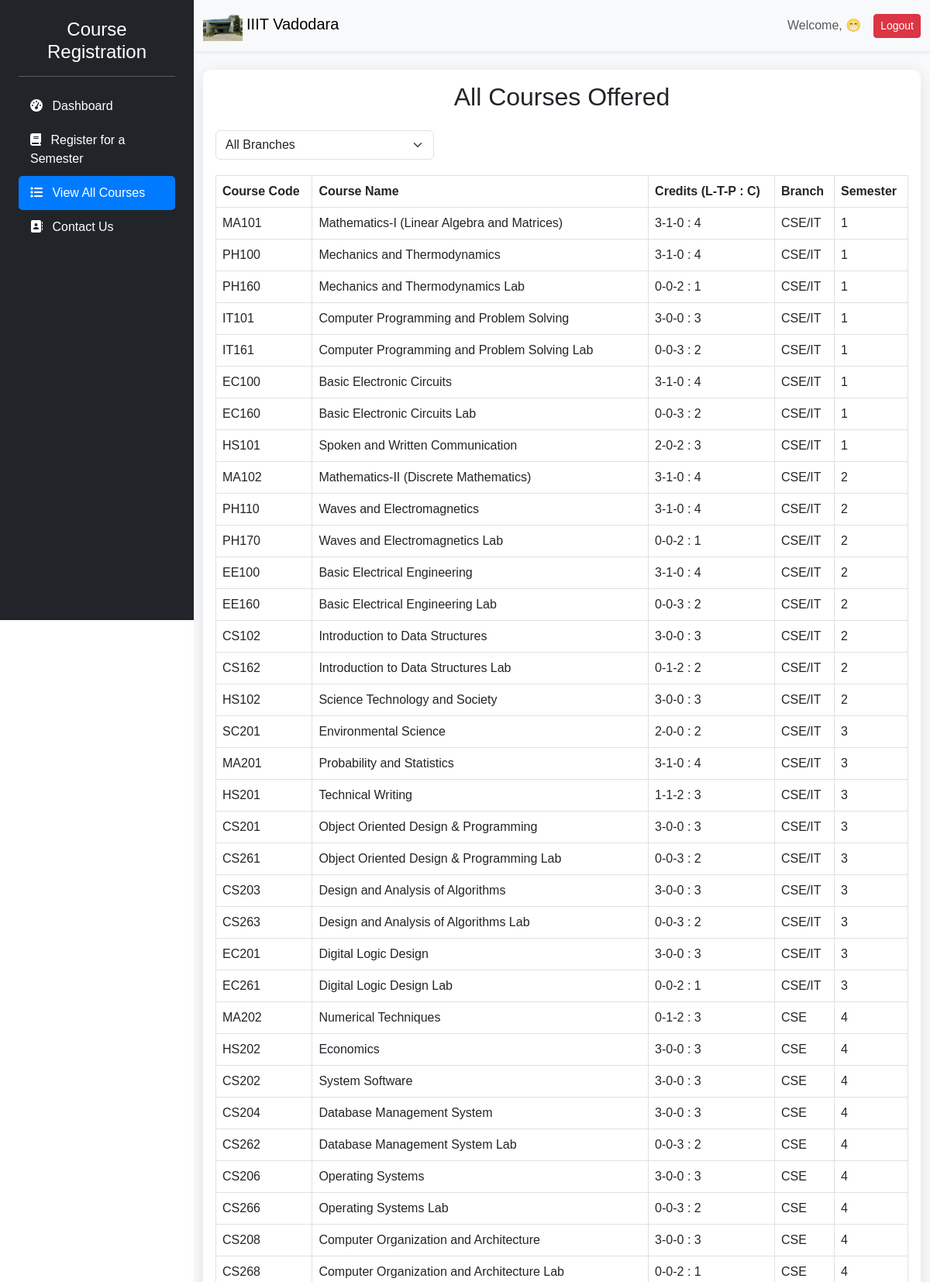
The page /accounts/all_courses/ (upper part) on the database its author committed.
### course_registration/models.py (models this page shows, shortened)
class Course(models.Model):
    BRANCH_CHOICES = [
        ("CSE", "Computer Science"),
        ("IT", "Information Technology"),
        ("CSE/IT", "Computer Science or Information Technology"),
    ]
    semester = models.IntegerField()
    course_code = models.CharField(max_length=15, default="Unknown")
    name = models.CharField(max_length=255)
    credits = models.CharField(max_length=15)  # Format: "L-T-P : C"
    branch_name = models.CharField(max_length=10, choices=BRANCH_CHOICES, default="CSE/IT")  # Mapping courses to branch

### accounts/views.py (the view)
# urls.py: path('all_courses/', views.all_courses, name='all_courses'),
def all_courses(request):
    courses = Course.objects.all().order_by('semester', 'branch_name')
    return render(request, 'accounts/all_courses.html', {'courses': courses})

### accounts/templates/accounts/all_courses.html (shortened to what this page needs)
{% load static %}
<!DOCTYPE html>
<html lang="en">
<head>
    <link href="https://cdn.jsdelivr.net/npm/bootstrap@5.3.0/dist/css/bootstrap.min.css" rel="stylesheet" />
    <link rel="stylesheet" href="https://cdnjs.cloudflare.com/ajax/libs/font-awesome/6.4.0/css/all.min.css" />
</head>
<body>
    <div class="d-flex">
        <div class="bg-dark text-white sidebar">
            <div class="p-4">
                <h4 class="text-center">Course Registration</h4>
                <hr class="bg-light">
                <ul class="nav flex-column">
                    <li class="nav-item">
                        <a class="nav-link text-white" href="{% url 'dashboard' %}">
                            <i class="fas fa-tachometer-alt me-2"></i> Dashboard
                        </a>
                    </li>
                    <li class="nav-item">
                        <a class="nav-link text-white" href="{% url 'register_student' %}">
                            <i class="fas fa-book me-2"></i> Register for a Semester
                        </a>
                    </li>
                    <li class="nav-item">
                        <a class="nav-link text-white active" href="{% url 'all_courses' %}">
                            <i class="fas fa-list me-2"></i> View All Courses
                        </a>
                    </li>
                    <li class="nav-item">
                        <a class="nav-link text-white" href="{% url 'contact_us' %}">
                            <i class="fas fa-address-book me-2"></i> Contact Us
                        </a>
                    </li>
                </ul>
            </div>
        </div>
        <div class="main-content">
            <nav class="navbar navbar-expand-lg navbar-light bg-light shadow-sm">
                <div class="container-fluid">
                    <a class="navbar-brand" href="{% url 'dashboard' %}">
                        <img src="{% static 'images/institute1.png' %}" alt="Institute Logo" style="height: 40px;">
                        IIIT Vadodara
                    </a>
                    <div class="ms-auto d-flex align-items-center">
                        <span class="me-3 text-muted">Welcome, {{ request.session.student_email }} 😁</span>
                        <a href="{% url 'logout' %}" class="btn btn-danger btn-sm">Logout</a>
                    </div>
                </div>
            </nav>
            <div class="container mt-4">
                <div class="card">
                    <div class="card-body">
                        <h2 class="text-center mb-4">All Courses Offered</h2>
                        <div class="row mb-3">
                            <div class="col-md-4">
                                <select class="form-select" id="branch-filter" onchange="filterCourses()">
                                    <option value="">All Branches</option>
                                </select>
                            </div>
                        </div>
                        <div class="table-responsive">
                            <table class="table table-hover table-bordered">
                                <thead>
                                    <tr>
                                        <th>Course Code</th>
                                        <th>Course Name</th>
                                        <th>Credits (L-T-P : C)</th>
                                        <th>Branch</th>
                                        <th>Semester</th>
                                    </tr>
                                </thead>
                                <tbody id="courses-table-body">
                                    {% for course in courses %}
                                        <tr data-branch="{{ course.branch_name }}">
                                            <td>{{ course.course_code }}</td>
                                            <td>{{ course.name }}</td>
                                            <td>{{ course.credits }}</td>
                                            <td>{{ course.branch_name }}</td>
                                            <td>{{ course.semester }}</td>
                                        </tr>
                                    {% empty %}
                                        <tr>
                                            <td colspan="5" class="text-center">No courses available.</td>
                                        </tr>
                                    {% endfor %}
                                </tbody>
                            </table>
                        </div>
                    </div>
                </div>
            </div>
        </div>
    </div>
</body>
</html>

### accounts/templates/accounts/all_courses.html (style rules this page uses)
body { margin: 0; font-family: 'Arial', sans-serif; }
.sidebar { background: #343a40; width: 250px; min-height: 100vh; position: fixed; }
.sidebar .nav-link { padding: 10px 15px; border-radius: 5px; transition: background 0.3s; color: white; }
.sidebar .nav-link.active { background: #007bff; }
.main-content { background: #f8f9fa; min-height: 100vh; margin-left: 250px; width: calc(100% - 250px); padding-bottom: 20px; }
.card { border: none; border-radius: 10px; box-shadow: 0 4px 20px rgba(0, 0, 0, 0.1); background: white; }
.table-responsive { margin-top: 20px; }
.table thead { background: linear-gradient(90deg, #007bff, #0056b3); color: white; }
.form-select { max-width: 300px; }

### rows shown on the page
Course: course_code "MA101", name "Mathematics-I (Linear Algebra and Matrices)", credits "3-1-0 : 4", branch_name "CSE/IT", semester "1"
Course: course_code "PH100", name "Mechanics and Thermodynamics", credits "3-1-0 : 4", branch_name "CSE/IT", semester "1"
Course: course_code "PH160", name "Mechanics and Thermodynamics Lab", credits "0-0-2 : 1", branch_name "CSE/IT", semester "1"
Course: course_code "IT101", name "Computer Programming and Problem Solving", credits "3-0-0 : 3", branch_name "CSE/IT", semester "1"
Course: course_code "IT161", name "Computer Programming and Problem Solving Lab", credits "0-0-3 : 2", branch_name "CSE/IT", semester "1"
Course: course_code "EC100", name "Basic Electronic Circuits", credits "3-1-0 : 4", branch_name "CSE/IT", semester "1"
Course: course_code "EC160", name "Basic Electronic Circuits Lab", credits "0-0-3 : 2", branch_name "CSE/IT", semester "1"
Course: course_code "HS101", name "Spoken and Written Communication", credits "2-0-2 : 3", branch_name "CSE/IT", semester "1"
Course: course_code "MA102", name "Mathematics-II (Discrete Mathematics)", credits "3-1-0 : 4", branch_name "CSE/IT", semester "2"
Course: course_code "PH110", name "Waves and Electromagnetics", credits "3-1-0 : 4", branch_name "CSE/IT", semester "2"
Course: course_code "PH170", name "Waves and Electromagnetics Lab", credits "0-0-2 : 1", branch_name "CSE/IT", semester "2"
Course: course_code "EE100", name "Basic Electrical Engineering", credits "3-1-0 : 4", branch_name "CSE/IT", semester "2"
Course: course_code "EE160", name "Basic Electrical Engineering Lab", credits "0-0-3 : 2", branch_name "CSE/IT", semester "2"
Course: course_code "CS102", name "Introduction to Data Structures", credits "3-0-0 : 3", branch_name "CSE/IT", semester "2"
Course: course_code "CS162", name "Introduction to Data Structures Lab", credits "0-1-2 : 2", branch_name "CSE/IT", semester "2"
Course: course_code "HS102", name "Science Technology and Society", credits "3-0-0 : 3", branch_name "CSE/IT", semester "2"
Course: course_code "SC201", name "Environmental Science", credits "2-0-0 : 2", branch_name "CSE/IT", semester "3"
Course: course_code "MA201", name "Probability and Statistics", credits "3-1-0 : 4", branch_name "CSE/IT", semester "3"
Course: course_code "HS201", name "Technical Writing", credits "1-1-2 : 3", branch_name "CSE/IT", semester "3"
Course: course_code "CS201", name "Object Oriented Design & Programming", credits "3-0-0 : 3", branch_name "CSE/IT", semester "3"
Course: course_code "CS261", name "Object Oriented Design & Programming Lab", credits "0-0-3 : 2", branch_name "CSE/IT", semester "3"
Course: course_code "CS203", name "Design and Analysis of Algorithms", credits "3-0-0 : 3", branch_name "CSE/IT", semester "3"
Course: course_code "CS263", name "Design and Analysis of Algorithms Lab", credits "0-0-3 : 2", branch_name "CSE/IT", semester "3"
Course: course_code "EC201", name "Digital Logic Design", credits "3-0-0 : 3", branch_name "CSE/IT", semester "3"
Course: course_code "EC261", name "Digital Logic Design Lab", credits "0-0-2 : 1", branch_name "CSE/IT", semester "3"
Course: course_code "MA202", name "Numerical Techniques", credits "0-1-2 : 3", branch_name "CSE", semester "4"
Course: course_code "HS202", name "Economics", credits "3-0-0 : 3", branch_name "CSE", semester "4"
Course: course_code "CS202", name "System Software", credits "3-0-0 : 3", branch_name "CSE", semester "4"
Course: course_code "CS204", name "Database Management System", credits "3-0-0 : 3", branch_name "CSE", semester "4"
Course: course_code "CS262", name "Database Management System Lab", credits "0-0-3 : 2", branch_name "CSE", semester "4"
Course: course_code "CS206", name "Operating Systems", credits "3-0-0 : 3", branch_name "CSE", semester "4"
Course: course_code "CS266", name "Operating Systems Lab", credits "0-0-3 : 2", branch_name "CSE", semester "4"
Course: course_code "CS208", name "Computer Organization and Architecture", credits "3-0-0 : 3", branch_name "CSE", semester "4"
Course: course_code "CS268", name "Computer Organization and Architecture Lab", credits "0-0-2 : 1", branch_name "CSE", semester "4"
